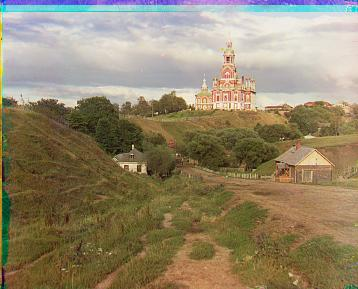
#> input picture out_fname.jpg, 358 x 289 px, given in place of dlcv_for_beginners, which was not available
$ python run_augmentation_pool_map.py ../../.. out 3   (older library calls are emulated)
#> lines starting #> are read from the running program, lines starting #| are printed output that depends on the picture; pictures that were not available may be replaced by others from this repository, and a replacement may not be noted
### dlcv_for_beginners/chap6/data_augmentation/image_augmentation.py
import numpy as np
import cv2

crop_image = lambda img, x0, y0, w, h: img[y0:y0+h, x0:x0+w]

def random_crop(img, area_ratio, hw_vari):
    h, w = img.shape[:2]
    hw_delta = np.random.uniform(-hw_vari, hw_vari)
    hw_mult = 1 + hw_delta
    w_crop = int(round(w*np.sqrt(area_ratio*hw_mult)))
    if w_crop > w - 2:
        w_crop = w - 2
    h_crop = int(round(h*np.sqrt(area_ratio/hw_mult)))
    if h_crop > h - 2:
        h_crop = h - 2
    x0 = np.random.randint(0, w-w_crop-1)
    y0 = np.random.randint(0, h-h_crop-1)
    return crop_image(img, x0, y0, w_crop, h_crop)

def rotate_image(img, angle, crop):
    h, w = img.shape[:2]
    angle %= 360
    M_rotate = cv2.getRotationMatrix2D((w/2, h/2), angle, 1)
    img_rotated = cv2.warpAffine(img, M_rotate, (w, h))

    if crop:
        angle_crop = angle % 180
        if angle_crop > 90:
            angle_crop = 180 - angle_crop
        theta = angle_crop * np.pi / 180.0
        hw_ratio = float(h) / float(w)
        tan_theta = np.tan(theta)
        numerator = np.cos(theta) + np.sin(theta) * tan_theta
        r = hw_ratio if h > w else 1 / hw_ratio
        denominator = r * tan_theta + 1
        crop_mult = numerator / denominator
        w_crop = int(round(crop_mult*w))
        h_crop = int(round(crop_mult*h))
        x0 = int((w-w_crop)/2)
        y0 = int((h-h_crop)/2)

        img_rotated = crop_image(img_rotated, x0, y0, w_crop, h_crop)

    return img_rotated

def random_rotate(img, angle_vari, p_crop):
    angle = np.random.uniform(-angle_vari, angle_vari)
    crop = False if np.random.random() > p_crop else True
    return rotate_image(img, angle, crop)

def hsv_transform(img, hue_delta, sat_mult, val_mult):
    img_hsv = cv2.cvtColor(img, cv2.COLOR_BGR2HSV).astype(np.float)
    img_hsv[:, :, 0] = (img_hsv[:, :, 0] + hue_delta) % 180
    img_hsv[:, :, 1] *= sat_mult
    img_hsv[:, :, 2] *= val_mult
    img_hsv[img_hsv > 255] = 255
    return cv2.cvtColor(np.round(img_hsv).astype(np.uint8), cv2.COLOR_HSV2BGR)

def random_hsv_transform(img, hue_vari, sat_vari, val_vari):
    hue_delta = np.random.randint(-hue_vari, hue_vari)
    sat_mult = 1 + np.random.uniform(-sat_vari, sat_vari)
    val_mult = 1 + np.random.uniform(-val_vari, val_vari)
    return hsv_transform(img, hue_delta, sat_mult, val_mult)

def gamma_transform(img, gamma):
    gamma_table = [np.power(x / 255.0, gamma) * 255.0 for x in range(256)]
    gamma_table = np.round(np.array(gamma_table)).astype(np.uint8)
    return cv2.LUT(img, gamma_table)

def random_gamma_transform(img, gamma_vari):
    log_gamma_vari = np.log(gamma_vari)
    alpha = np.random.uniform(-log_gamma_vari, log_gamma_vari)
    gamma = np.exp(alpha)
    return gamma_transform(img, gamma)

### dlcv_for_beginners/chap6/data_augmentation/run_augmentation_pool_map.py
import os
import argparse
import random
import math
from multiprocessing import cpu_count, Pool
from functools import partial

import cv2

import image_augmentation as ia

def parse_args():
    parser = argparse.ArgumentParser(
        description='A Simple Image Data Augmentation Tool',
        formatter_class=argparse.ArgumentDefaultsHelpFormatter)

    parser.add_argument('input_dir',
                        help='Directory containing images')
    parser.add_argument('output_dir',
                        help='Directory for augmented images')
    parser.add_argument('num',
                        help='Number of images to be augmented',
                        type=int)

    parser.add_argument('--num_procs',
                        help='Number of processes for paralleled augmentation',
                        type=int, default=cpu_count())

    parser.add_argument('--p_mirror',
                        help='Ratio to mirror an image',
                        type=float, default=0.5)

    parser.add_argument('--p_crop',
                        help='Ratio to randomly crop an image',
                        type=float, default=1.0)
    parser.add_argument('--crop_size',
                        help='The ratio of cropped image size to original image size, in area',
                        type=float, default=0.8)
    parser.add_argument('--crop_hw_vari',
                        help='Variation of h/w ratio',
                        type=float, default=0.1)

    parser.add_argument('--p_rotate',
                        help='Ratio to randomly rotate an image',
                        type=float, default=1.0)
    parser.add_argument('--p_rotate_crop',
                        help='Ratio to crop out the empty part in a rotated image',
                        type=float, default=1.0)
    parser.add_argument('--rotate_angle_vari',
                        help='Variation range of rotate angle',
                        type=float, default=10.0)

    parser.add_argument('--p_hsv',
                        help='Ratio to randomly change gamma of an image',
                        type=float, default=1.0)
    parser.add_argument('--hue_vari',
                        help='Variation of hue',
                        type=int, default=10)
    parser.add_argument('--sat_vari',
                        help='Variation of saturation',
                        type=float, default=0.1)
    parser.add_argument('--val_vari',
                        help='Variation of value',
                        type=float, default=0.1)

    parser.add_argument('--p_gamma',
                        help='Ratio to randomly change gamma of an image',
                        type=float, default=1.0)
    parser.add_argument('--gamma_vari',
                        help='Variation of gamma',
                        type=float, default=2.0)

    args = parser.parse_args()
    args.input_dir = args.input_dir.rstrip('/')
    args.output_dir = args.output_dir.rstrip('/')

    return args

def generate_image_list(args):
    filenames = os.listdir(args.input_dir)
    num_imgs = len(filenames)

    num_ave_aug = int(math.floor(args.num/num_imgs))
    rem = args.num - num_ave_aug*num_imgs
    lucky_seq = [True]*rem + [False]*(num_imgs-rem)
    random.shuffle(lucky_seq)

    img_list = [
        (os.sep.join([args.input_dir, filename]), num_ave_aug+1 if lucky else num_ave_aug)
        for filename, lucky in zip(filenames, lucky_seq)
    ]

    random.shuffle(img_list)  # in case the file size are not uniformly distributed
    return img_list

def augment_image(image_num_pair, args):
#> called with image_num_pair = ('../../../dlcv_for_beginners', 2)
    filepath, n = image_num_pair
    img = cv2.imread(filepath)
#> img is the input picture: shape (289, 358, 3); mean B, G, R 106.4, 133.1, 146.2
    filename = filepath.split(os.sep)[-1]
    dot_pos = filename.rfind('.')
    imgname = filename[:dot_pos]
    ext = filename[dot_pos:]

    print('Augmenting {} ...'.format(filename))
    for i in range(n):
        img_varied = img.copy()
        varied_imgname = '{}_{:0>3d}_'.format(imgname, i)
        if random.random() < args.p_mirror:
            img_varied = cv2.flip(img_varied, 1)
            varied_imgname += 'm'
        if random.random() < args.p_crop:
            img_varied = ia.random_crop(
                img_varied,
                args.crop_size,
                args.crop_hw_vari)
            varied_imgname += 'c'
        if random.random() < args.p_rotate:
            img_varied = ia.random_rotate(
                img_varied,
                args.rotate_angle_vari,
                args.p_rotate_crop)
            varied_imgname += 'r'
        if random.random() < args.p_hsv:
            img_varied = ia.random_hsv_transform(
                img_varied,
                args.hue_vari,
                args.sat_vari,
                args.val_vari)
            varied_imgname += 'h'
        if random.random() < args.p_gamma:
            img_varied = ia.random_gamma_transform(
                img_varied,
                args.gamma_vari)
            varied_imgname += 'g'
        output_filepath = os.sep.join([
            args.output_dir,
            '{}{}'.format(varied_imgname, ext)])
        cv2.imwrite(output_filepath, img_varied)
#> this loop made 2 passes
#> pass 1, in augment_image, `img_varied = cv2.flip(img_varied, 1)`:
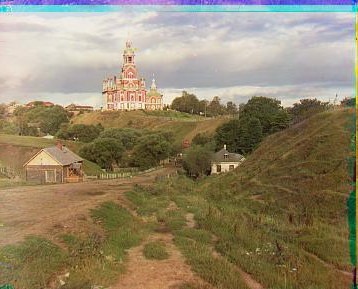
#> img_varied: shape (289, 358, 3); mean B, G, R 106.4, 133.1, 146.2
#> pass 1, in augment_image, `img_varied = ia.random_crop( img_varied, args.crop_size, args.crop_hw_..`:
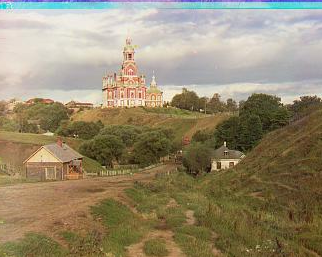
#> img_varied: shape (257, 322, 3); mean B, G, R 111.9, 138.3, 150.5
#> pass 1, in rotate_image, `img_rotated = crop_image(img_rotated, x0, y0, w_crop, h_crop)`:
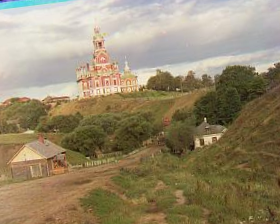
#> img_rotated: shape (224, 280, 3); mean B, G, R 108.3, 136.6, 150.5

def main():
    args = parse_args()
    params_str = str(args)[10:-1]

    if not os.path.exists(args.output_dir):
        os.mkdir(args.output_dir)

    print('Starting image data augmentation for {}\n'
          'with\n{}\n'.format(args.input_dir, params_str))

    image_list = generate_image_list(args)
    aug_img = partial(augment_image, args=args)
    pool = Pool(args.num_procs)
    pool.map(aug_img, image_list)
#> the loop in augment_image (call 2), `for i in range(n):` made 1 pass
#> pass 1, in augment_image (call 2), `img_varied = ia.random_crop( img_varied, args.crop_size, args.crop_hw_..`:
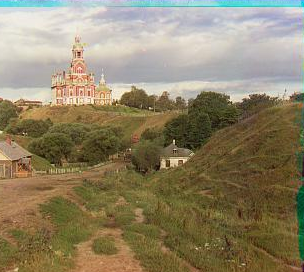
#> img_varied: shape (272, 304, 3); mean B, G, R 103, 130.7, 142.2
#> pass 1, in rotate_image (call 3), `img_rotated = cv2.warpAffine(img, M_rotate, (w, h))`:
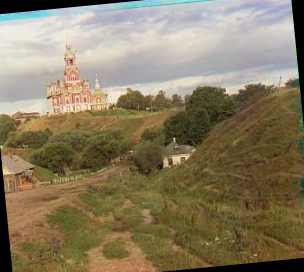
#> img_rotated: shape (272, 304, 3); mean B, G, R 97, 123.8, 136.2
#> pass 1, in rotate_image (call 3), `img_rotated = crop_image(img_rotated, x0, y0, w_crop, h_crop)`:
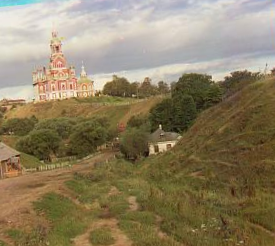
#> img_rotated: shape (246, 275, 3); mean B, G, R 98.7, 127.6, 141.3
#> pass 1, in hsv_transform (call 3), `img_hsv = cv2.cvtColor(img, cv2.COLOR_BGR2HSV).astype(np.float)`:
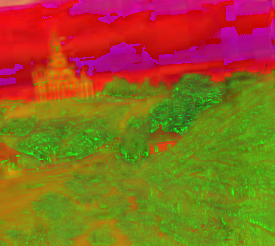
#> img_hsv: shape (246, 275, 3) float64; mean B, G, R 32.5, 98.3, 142.3

    print('\nDone!')

if __name__ == '__main__':
    main()
